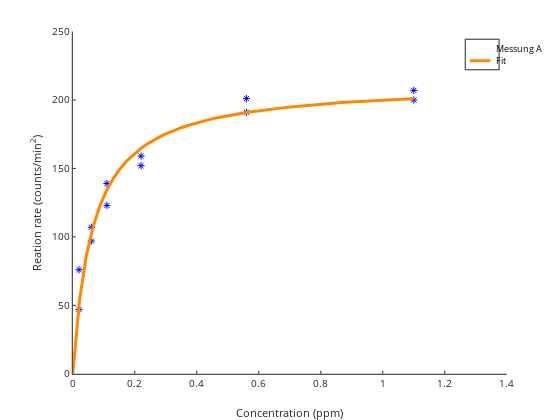

Notebook source saved alongside this figure:
### Code cell
clf;
hold on
vapprox0 = MichaelisMenten(xlin, theta0);
vapprox = MichaelisMenten(xlin, theta_optA(end,:));

plot(xconc, vtreated, "*",  "color", myColorExp )
plot(xlin, vapprox, "-",  "linewidth", 3,  "color", myColorFit)
# plot(xlin, vapprox0, "--", "linewidth", 2,  "color", myColorFit)

#h=legend("Messung A", "Fit", "Start");
h=legend("Messung A", "Fit");
legend(h, "location", "northeast")

xlabel("Concentration (ppm)")
ylabel("Reation rate (counts/min^2)")

### Figure 1 — Plotly figure (JSON) as saved in the notebook; plotly's stock layout.template omitted (floating-point values rounded to 4 significant figures)
{"data": [{"line": {"color": "rgb(0,0,255)", "width": 0.5}, "marker": {"color": "rgb(0,0,255)", "line": {"color": "rgb(0,0,255)"}, "size": 6, "symbol": "asterisk-open"}, "mode": "markers", "name": "Messung A", "showlegend": true, "type": "scatter", "visibility": true, "x": [0.02, 0.02, 0.06, 0.06, 0.11, 0.11, 0.22, 0.22, 0.56, 0.56, 1.1, 1.1], "xaxis": "x", "y": [76, 47, 97, 107, 123, 139, 159, 152, 191, 201, 207, 200], "yaxis": "y"}, {"line": {"color": "rgb(255,136,0)", "dash": "solid", "width": 3}, "marker": {"color": "rgb(255,136,0)", "line": {"color": "rgb(255,136,0)"}, "size": 6, "symbol": "none"}, "mode": "lines", "name": "Fit", "showlegend": true, "type": "scatter", "visibility": true, "x": [0, 0.022, 0.044, 0.066, 0.088, 0.11, 0.132, 0.154, 0.176, 0.198, 0.22, 0.242, 0.264, 0.286, 0.308, 0.33, 0.352, 0.374, 0.396, 0.418, 0.44, 0.462, 0.484, 0.506, 0.528, 0.55, 0.572, 0.594, 0.616, 0.638, 0.66, 0.682, 0.704, 0.726, 0.748, 0.77, 0.792, 0.814, 0.836, 0.858, 0.88, 0.902, 0.924, 0.946, 0.968, 0.99, 1.012, 1.034, 1.056, 1.078, 1.1], "xaxis": "x", "y": [0, 54.33, 86.55, 107.9, 123.0, 134.4, 143.1, 150.2, 155.9, 160.7, 164.7, 168.1, 171.1, 173.7, 176.0, 178.1, 179.9, 181.6, 183.0, 184.4, 185.6, 186.8, 187.8, 188.8, 189.7, 190.5, 191.2, 192.0, 192.6, 193.3, 193.9, 194.4, 194.9, 195.4, 195.9, 196.3, 196.8, 197.2, 197.5, 197.9, 198.2, 198.6, 198.9, 199.2, 199.5, 199.7, 200.0, 200.3, 200.5, 200.7, 201.0], "yaxis": "y"}, {"hoverinfo": "none", "line": {"color": "rgb(0,0,255)", "width": 0.5}, "marker": {"color": "rgb(0,0,255)", "line": {"color": "rgb(0,0,255)"}, "size": 6, "symbol": "none"}, "mode": "none", "name": "", "showlegend": false, "type": "scatter", "visibility": true, "x": [3, 18], "xaxis": "x2", "y": [6.15, 6.15], "yaxis": "y2"}, {"hoverinfo": "none", "line": {"color": "rgb(255,136,0)", "dash": "solid", "width": 3}, "marker": {"color": "rgb(255,136,0)", "line": {"color": "rgb(255,136,0)"}, "size": 6, "symbol": "none"}, "mode": "lines", "name": "", "showlegend": false, "type": "scatter", "visibility": true, "x": [3, 18], "xaxis": "x2", "y": [15.45, 15.45], "yaxis": "y2"}], "layout": {"annotations": [{"font": {"color": "rgb(0, 0, 0)", "size": 9}, "showarrow": false, "text": "Messung A", "x": 21, "xanchor": "left", "xref": "x2", "y": 6.15, "yanchor": "middle", "yref": "y2"}, {"font": {"color": "rgb(0, 0, 0)", "size": 9}, "showarrow": false, "text": "Fit", "x": 21, "xanchor": "left", "xref": "x2", "y": 15.45, "yanchor": "middle", "yref": "y2"}], "height": 420, "hovermode": "closest", "margin": {"b": 0, "l": 0, "r": 0, "t": 0}, "plot_bgcolor": "rgba(0, 0, 0, 0)", "showlegend": false, "width": 560, "xaxis": {"anchor": "y", "autorange": false, "domain": [0.13, 0.905], "exponentformat": "none", "gridcolor": "rgba(38,38,38,0.15)", "gridwidth": 1, "linecolor": "rgb(38,38,38)", "linewidth": 1, "mirror": false, "range": [0, 1.4], "showgrid": false, "showline": true, "side": "bottom", "spikedash": "solid", "spikemode": "across", "spikesides": false, "spikethickness": 1, "tickangle": 0, "tickcolor": "rgb(38,38,38)", "tickfont": {"color": "rgb(38,38,38)", "size": 10}, "ticklen": 3, "ticks": "inside", "ticktext": ["0", "0.2", "0.4", "0.6", "0.8", "1", "1.2", "1.4"], "tickvals": [0, 0.2, 0.4, 0.6, 0.8, 1, 1.2, 1.4], "title": {"font": {"color": "rgb(38,38,38)", "size": 11}, "text": "Concentration (ppm)"}, "type": "linear", "visible": true, "zeroline": false}, "xaxis2": {"anchor": "y2", "autorange": false, "domain": [0.8317, 0.8903], "exponentformat": "none", "fixedrange": true, "gridcolor": "rgba(38,38,38,0.15)", "gridwidth": 1, "linecolor": "rgb(38,38,38)", "linewidth": 1, "mirror": true, "range": [0, 24], "showgrid": false, "showline": true, "showspikes": false, "side": "bottom", "spikedash": "solid", "spikemode": "across", "spikesides": false, "spikethickness": 1, "tickangle": 0, "tickcolor": "rgb(38,38,38)", "tickfont": {"color": "rgb(38,38,38)", "size": 9}, "ticklen": 3, "ticks": "", "ticktext": [], "tickvals": [], "title": {"font": {"color": "rgb(0, 0, 0)", "size": 9.9}, "text": ""}, "type": "linear", "visible": true, "zeroline": false}, "yaxis": {"anchor": "x", "autorange": false, "domain": [0.11, 0.925], "exponentformat": "none", "gridcolor": "rgba(38,38,38,0.15)", "gridwidth": 1, "linecolor": "rgb(38,38,38)", "linewidth": 1, "mirror": false, "range": [0, 250], "showgrid": false, "showline": true, "side": "left", "spikedash": "solid", "spikemode": "across", "spikesides": false, "spikethickness": 1, "tickangle": 0, "tickcolor": "rgb(38,38,38)", "tickfont": {"color": "rgb(38,38,38)", "size": 10}, "ticklen": 3, "ticks": "inside", "ticktext": ["0", "50", "100", "150", "200", "250"], "tickvals": [0, 50, 100, 150, 200, 250], "title": {"font": {"color": "rgb(38,38,38)", "size": 11}, "text": "Reation rate (counts/min<sup>2</sup>)"}, "type": "linear", "visible": true, "zeroline": false}, "yaxis2": {"anchor": "x2", "autorange": false, "domain": [0.835, 0.9054], "exponentformat": "none", "fixedrange": true, "gridcolor": "rgba(38,38,38,0.15)", "gridwidth": 1, "linecolor": "rgb(38,38,38)", "linewidth": 1, "mirror": true, "range": [21.6, 0], "showgrid": false, "showline": true, "showspikes": false, "side": "left", "spikedash": "solid", "spikemode": "across", "spikesides": false, "spikethickness": 1, "tickangle": 0, "tickcolor": "rgb(38,38,38)", "tickfont": {"color": "rgb(38,38,38)", "size": 9}, "ticklen": 3, "ticks": "", "ticktext": [], "tickvals": [], "title": {"font": {"color": "rgb(0, 0, 0)", "size": 9.9}, "text": ""}, "type": "linear", "visible": true, "zeroline": false}}}
